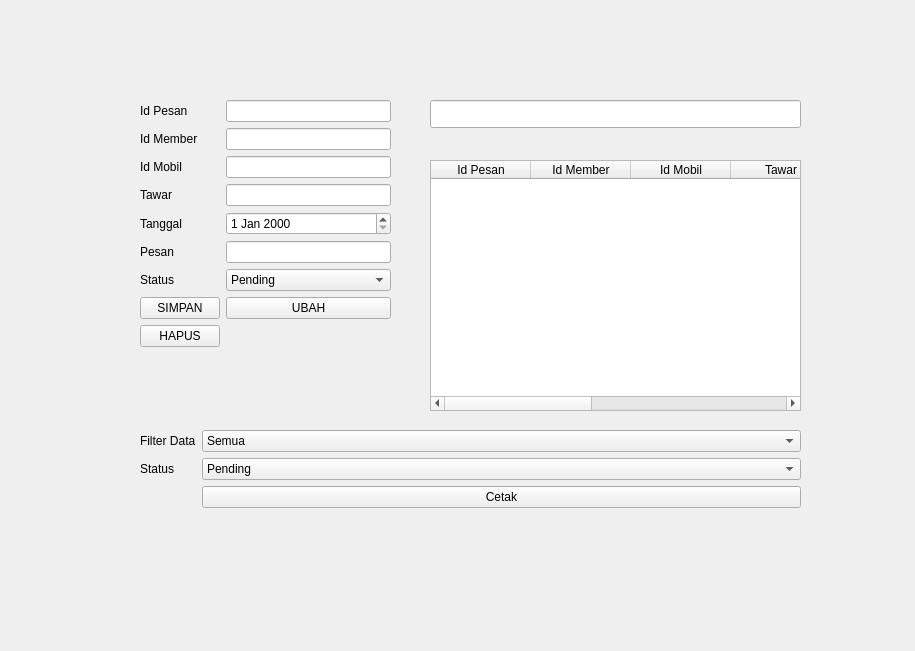
<?xml version="1.0" encoding="UTF-8"?>
<ui version="4.0">
 <class>Form</class>
 <widget class="QWidget" name="Form">
  <property name="geometry">
   <rect>
    <x>0</x>
    <y>0</y>
    <width>915</width>
    <height>651</height>
   </rect>
  </property>
  <property name="windowTitle">
   <string>Form</string>
  </property>
  <widget class="QWidget" name="formLayoutWidget">
   <property name="geometry">
    <rect>
     <x>140</x>
     <y>100</y>
     <width>251</width>
     <height>313</height>
    </rect>
   </property>
   <layout class="QFormLayout" name="formLayout">
    <item row="0" column="0">
     <widget class="QLabel" name="idPesanLabel">
      <property name="text">
       <string>Id Pesan</string>
      </property>
     </widget>
    </item>
    <item row="0" column="1">
     <widget class="QLineEdit" name="idPesanLineEdit"/>
    </item>
    <item row="1" column="0">
     <widget class="QLabel" name="idMemberLabel">
      <property name="text">
       <string>Id Member</string>
      </property>
     </widget>
    </item>
    <item row="1" column="1">
     <widget class="QLineEdit" name="idMemberLineEdit"/>
    </item>
    <item row="2" column="0">
     <widget class="QLabel" name="idMobilLabel">
      <property name="text">
       <string>Id Mobil</string>
      </property>
     </widget>
    </item>
    <item row="2" column="1">
     <widget class="QLineEdit" name="idMobilLineEdit"/>
    </item>
    <item row="3" column="0">
     <widget class="QLabel" name="tawarLabel">
      <property name="text">
       <string>Tawar</string>
      </property>
     </widget>
    </item>
    <item row="3" column="1">
     <widget class="QLineEdit" name="tawarLineEdit"/>
    </item>
    <item row="4" column="0">
     <widget class="QLabel" name="tanggalLabel">
      <property name="text">
       <string>Tanggal</string>
      </property>
     </widget>
    </item>
    <item row="4" column="1">
     <widget class="QDateEdit" name="tanggalDateEdit"/>
    </item>
    <item row="5" column="0">
     <widget class="QLabel" name="pesanLabel">
      <property name="text">
       <string>Pesan</string>
      </property>
     </widget>
    </item>
    <item row="5" column="1">
     <widget class="QLineEdit" name="pesanLineEdit"/>
    </item>
    <item row="7" column="0">
     <widget class="QPushButton" name="BtnSimpan">
      <property name="text">
       <string>SIMPAN</string>
      </property>
     </widget>
    </item>
    <item row="7" column="1">
     <widget class="QPushButton" name="BtnUbah">
      <property name="text">
       <string>UBAH</string>
      </property>
     </widget>
    </item>
    <item row="8" column="0">
     <widget class="QPushButton" name="BtnHapus">
      <property name="text">
       <string>HAPUS</string>
      </property>
     </widget>
    </item>
    <item row="6" column="0">
     <widget class="QLabel" name="statusLabel">
      <property name="text">
       <string>Status</string>
      </property>
     </widget>
    </item>
    <item row="6" column="1">
     <widget class="QComboBox" name="statusComboBox">
      <item>
       <property name="text">
        <string>Pending</string>
       </property>
      </item>
      <item>
       <property name="text">
        <string>Diterima</string>
       </property>
      </item>
      <item>
       <property name="text">
        <string>Ditolak</string>
       </property>
      </item>
     </widget>
    </item>
   </layout>
  </widget>
  <widget class="QLineEdit" name="lineCari">
   <property name="geometry">
    <rect>
     <x>430</x>
     <y>100</y>
     <width>371</width>
     <height>28</height>
    </rect>
   </property>
  </widget>
  <widget class="QTableWidget" name="tblTawar">
   <property name="geometry">
    <rect>
     <x>430</x>
     <y>160</y>
     <width>371</width>
     <height>251</height>
    </rect>
   </property>
   <column>
    <property name="text">
     <string>Id Pesan</string>
    </property>
   </column>
   <column>
    <property name="text">
     <string>Id Member</string>
    </property>
   </column>
   <column>
    <property name="text">
     <string>Id Mobil</string>
    </property>
   </column>
   <column>
    <property name="text">
     <string>Tawar</string>
    </property>
   </column>
   <column>
    <property name="text">
     <string>Tanggal</string>
    </property>
   </column>
   <column>
    <property name="text">
     <string>Pesan</string>
    </property>
   </column>
   <column>
    <property name="text">
     <string>Status</string>
    </property>
   </column>
  </widget>
  <widget class="QWidget" name="formLayoutWidget_2">
   <property name="geometry">
    <rect>
     <x>140</x>
     <y>430</y>
     <width>661</width>
     <height>111</height>
    </rect>
   </property>
   <layout class="QFormLayout" name="formLayout_2">
    <item row="0" column="0">
     <widget class="QLabel" name="filterDataLabel">
      <property name="text">
       <string>Filter Data</string>
      </property>
     </widget>
    </item>
    <item row="0" column="1">
     <widget class="QComboBox" name="comboFilter">
      <item>
       <property name="text">
        <string>Semua</string>
       </property>
      </item>
      <item>
       <property name="text">
        <string>Status</string>
       </property>
      </item>
     </widget>
    </item>
    <item row="2" column="1">
     <widget class="QPushButton" name="btnCetak">
      <property name="text">
       <string>Cetak</string>
      </property>
     </widget>
    </item>
    <item row="1" column="1">
     <widget class="QComboBox" name="comboStatus">
      <item>
       <property name="text">
        <string>Pending</string>
       </property>
      </item>
      <item>
       <property name="text">
        <string>Diterima</string>
       </property>
      </item>
      <item>
       <property name="text">
        <string>Ditolak</string>
       </property>
      </item>
     </widget>
    </item>
    <item row="1" column="0">
     <widget class="QLabel" name="statusLabel_2">
      <property name="text">
       <string>Status</string>
      </property>
     </widget>
    </item>
   </layout>
  </widget>
 </widget>
 <resources/>
 <connections/>
</ui>
